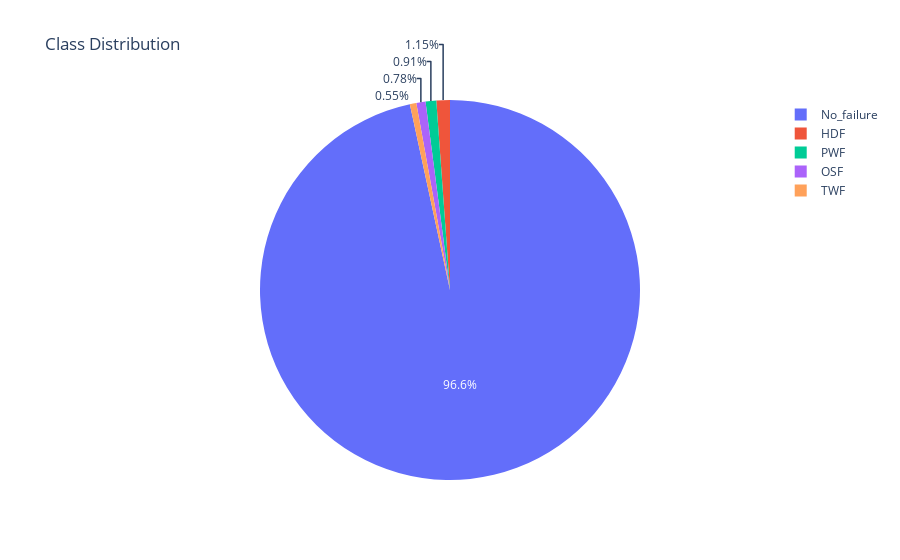

Here is the notebook cell this chart was saved with:
### Code cell
df_failure_type = df.loc[df['Failure_type'] != "No Failure"]
proportions = df_failure_type['Failure_type'].value_counts(normalize=True)
fig = px.pie(proportions, values=proportions.values, names=proportions.index, title='Class Distribution')
fig.show()

### Figure 1 — Plotly figure (JSON) as saved in the notebook; plotly's stock layout.template omitted (floating-point values rounded to 4 significant figures)
{"data": [{"domain": {"x": [0, 1], "y": [0, 1]}, "hovertemplate": "Failure_type=%{label}<br>value=%{value}<extra></extra>", "labels": ["No_failure", "HDF", "PWF", "OSF", "TWF"], "legendgroup": "", "name": "", "showlegend": true, "type": "pie", "values": [0.9661, 0.0115, 0.0091, 0.0078, 0.0055]}], "layout": {"legend": {"tracegroupgap": 0}, "title": {"text": "Class Distribution"}}}
